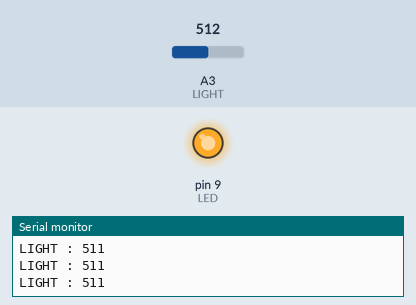
Recording of a sketch running on a simulated Arduino Uno, built with avr-gcc and run on an emulated ATmega328P. Shown: output pins drawn as LEDs (lit = HIGH), the last lines printed to the serial monitor. Inputs (shaded band) come from the test bench; at power-on: A3 (LIGHT) = 512.

Above: at 1.2 s.
1.3 s: A3 (LIGHT) set to 122
At 2.4 s:
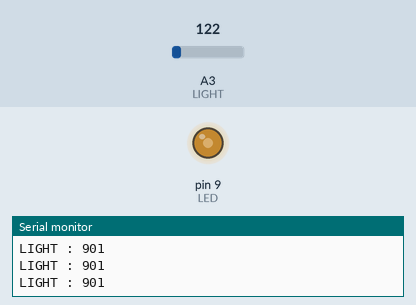
2.8 s: A3 (LIGHT) set to 0
At 3.7 s:
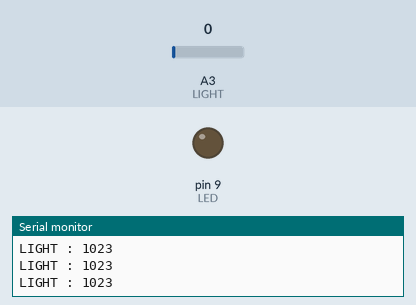
4.3 s: A3 (LIGHT) set to 306
At 5.1 s:
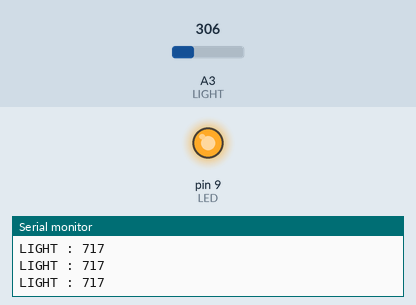
Timing chart, 0 to 7.3 s (numbered marks = the images above; inputs shaded):
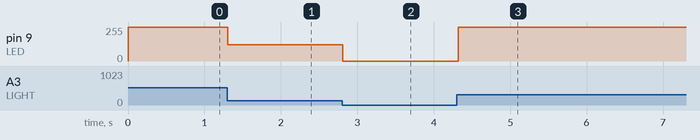

Measured:
- after the input at 1.3 s, pin 9 (LED): 255/255 → 122/255 at once
- after the input at 2.8 s, pin 9 (LED): 122/255 → 0/255 at once
- after the input at 4.3 s, pin 9 (LED): 0/255 → 255/255 at once

The sketch:

Sample_2_Ex_Smart_Light_System.ino
```cpp
//******************************************************//
// Ambient Light Sensor
// Sample Code 2 [Control the ambient light sensor]
//                                      - Kyung-Sik Jang//
//******************************************************//

//******************************************************//
// Hardware Configuration
//  - Connect IoT Starter Kit and Ambient Light Sensor Module
//    also connect LED
//******************************************************//

#define LIGHT A3
#define LED 9

void setup() {
  Serial.begin(9600);

  pinMode(LIGHT, INPUT);
  pinMode(LED, OUTPUT);
}

void loop() {
//******************************************************//
  // Sample Code

  // Read ambient light sensor
  int value = analogRead(LIGHT);

  // Map Function : map(value, fromLow, fromHigh, toLow, toHigh)
  // - In programming, you sometimes need to change a range of values.
  //   For example, in Arduino, when you want to output the
  //   potentiometer analog input value (0 ~ 1023) as PWM value (0 ~ 255)
  //   to control the brightness of the LED, you have to adjust the
  //   range of the input value to the output value range.
  //   It is called Mapping.
  // - Parameter 1 [value]    : analog input value
  // - Parameter 2 [fromLow]  : lower bound of current range value
  // - Parameter 3 [fromHigh] : upper bound of the current range value
  // - Parameter 4 [toLow]    : lower bound of target range value
  // - Parameter 5 [toHigh]   : upper bound of the target range value

  // The Ambient light sensor measures low voltage when it is bright
  // and high voltage when it is dark.
  int data = map(value, 0, 1023, 1023, 0);

  Serial.print("LIGHT : ");
  Serial.println(data);


  // Smart Light System
  //  - A system that lights up automatically when dark
  analogWrite(LED, value);

  delay(100);
}
```
